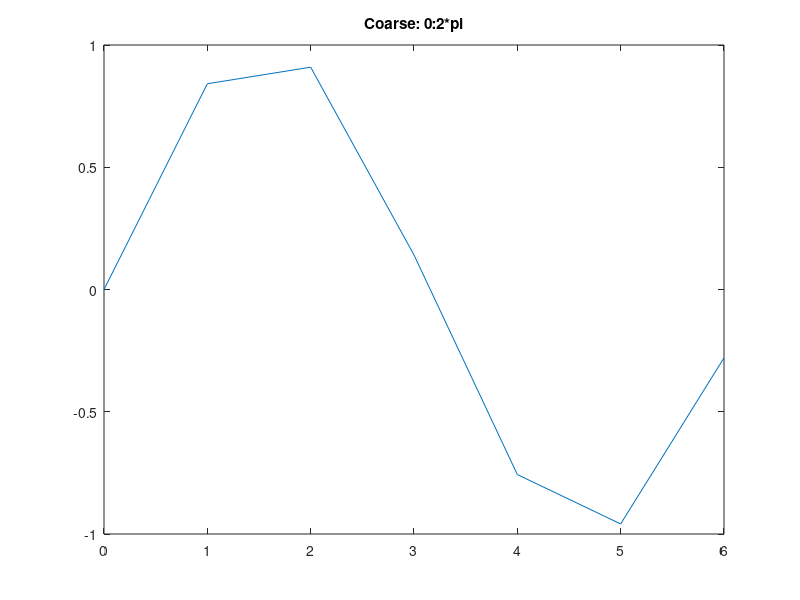
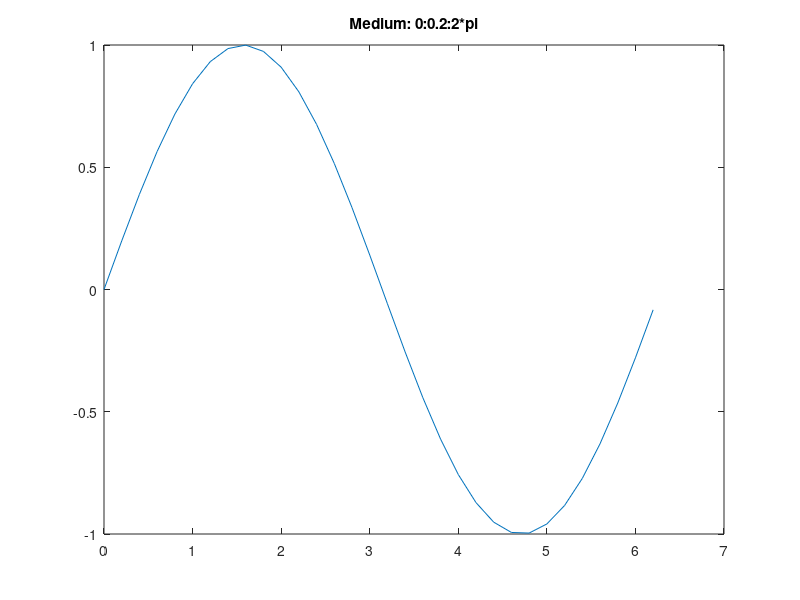
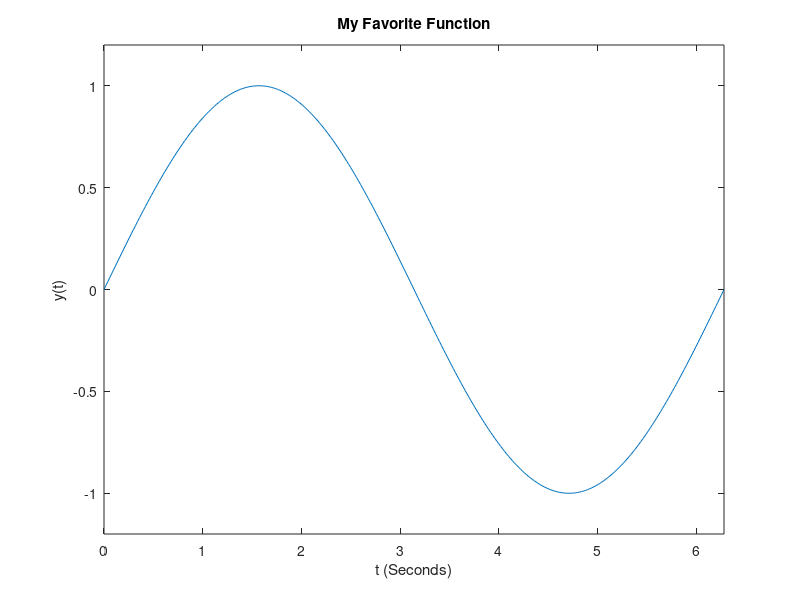
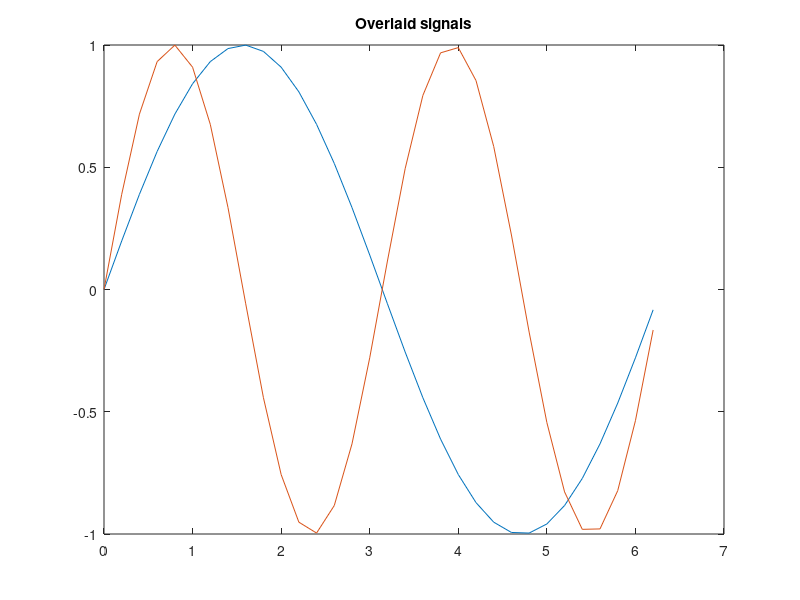

The MATLAB source for these figures, in order:
%% Session 2 - Basic Plotting of Signals
% Signals and Systems Lab - OUSL

%% 1. Plotting continuous-time signals - effect of sampling interval
t = 0:2*pi;        figure; plot(t, sin(t)); title('Coarse: 0:2*pi');
t = 0:0.2:2*pi;     figure; plot(t, sin(t)); title('Medium: 0:0.2:2*pi');
t = 0:0.02:2*pi;    figure; plot(t, sin(t));
title('My Favorite Function');
xlabel('t (Seconds)');
ylabel('y(t)');
axis([0 2*pi -1.2 1.2]);

% Two plots on the same axis
t = 0:0.2:2*pi;
figure; plot(t, sin(t), t, sin(2*t));
title('Overlaid signals');

% Markers only, no connecting line
figure; plot(t, sin(t), '.');

% What does 'r.' do? (red markers)
figure; plot(t, sin(t), t, sin(t), 'r.');

%% 2a. Damped sinusoid sum
t = 0:0.01:20;
X = 10*exp(-0.5*t).*sin(4*pi*t) + 20*exp(-t).*sin(2*pi*t);
figure; plot(t, X);
xlabel('t(s)'); ylabel('Signal X(t)');
title('X(t) = 10e^{-0.5t}sin(4\pi t) + 20e^{-t}sin(2\pi t)');

%% 2b. Step function starting at t = 1
t = -5:0.01:10;
step_signal = (t >= 1);
figure; plot(t, step_signal);
title('Step function starting at t = 1');
xlabel('t (s)'); ylabel('u(t-1)');

%% 2c. Decaying cosine
t = 0:0.01:20;
X2 = exp(-0.2*t) .* cos(0.5*t + 1.2);
figure; plot(t, X2);
title('X(t) = e^{-0.2t}cos(0.5t + 1.2), 0<t<20s');

%% 3. Plotting discrete-time signals
% (a) Piecewise-defined X(n)
n = 0:4;
Xn = zeros(size(n));
Xn(n==0) = 1;
Xn(n==1) = 3;
Xn(n==3) = -2;
Xn(n==4) = 2;
figure; stem(n, Xn);
title('Piecewise X(n)');

% (b) f(n) = A*alpha^n, A=5, alpha=-0.6
n2 = 0:15;
A = 5; alpha = -0.6;
fn = A * alpha.^n2;
figure; stem(n2, fn);
title('f(n) = 5*(-0.6)^n');
